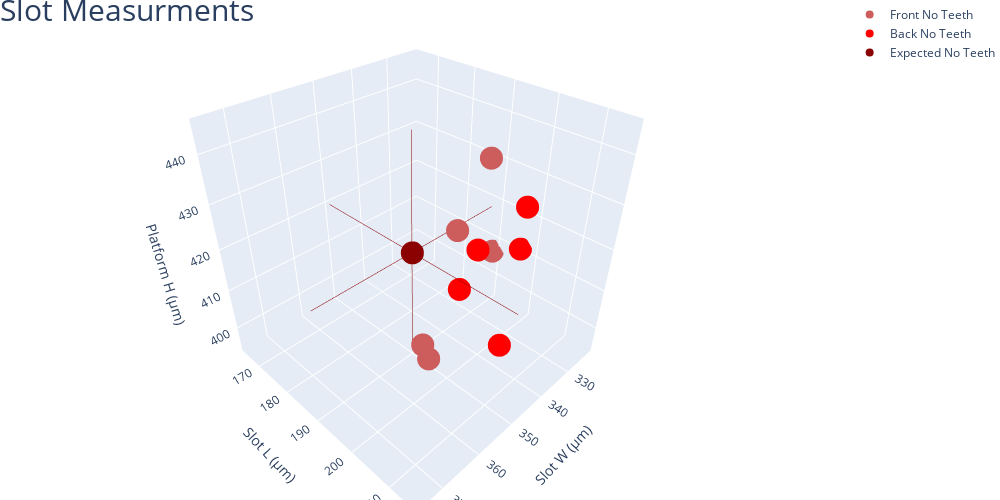

Write notebook code for a chart like this one.
### Code cell
meas = io.StringIO()

fig = go.Figure()

# Add traces



fig.add_trace(go.Scatter3d(x = w_ntf, y = l_ntf, z = h_ntf,
                    marker_color= 'indianred',
                    mode='markers',
                    name='Front No Teeth'))

fig.add_trace(go.Scatter3d(x = w_ntb, y = l_ntb, z = h_ntb,
                    marker_color= 'red',
                    mode='markers',
                    name='Back No Teeth'))

fig.add_trace(go.Scatter3d(x = w_nte, y = l_nte, z = h_nte,
                    error_x=dict(type='constant',symmetric=True,
                    value=25), 
                    error_y=dict(type='constant',symmetric=True,
                    value=25),
                    error_z=dict(type='constant',symmetric=True,
                    value=25),
                    marker_color= 'darkred',
                    mode='markers',
                    name='Expected No Teeth'))

fig.update_layout(  title = {
                    'text': "Slot Measurments",
                    'y':1,
                    'x':0,
                    'xanchor': 'left',
                    'yanchor': 'top'}, 
                        title_font =dict(size=30),
                        title_pad=dict(l=0, r=0, t=0, b=0),
                    width =1000,
                    height =500,
                        scene = dict(
                        xaxis = dict(title = 'Slot W (μm)'),
                        yaxis = dict(title = 'Slot L (μm)' ),
                        zaxis = dict(title = 'Platform H (μm)'),
                    aspectmode = 'cube'),
                    margin=dict(l=0, r=0, t=0, b=0, pad = 0)
                    )


fig.show()

### Figure 1 — Plotly figure (JSON) as saved in the notebook; plotly's stock layout.template omitted (floating-point values rounded to 4 significant figures)
{"data": [{"marker": {"color": "indianred"}, "mode": "markers", "name": "Front No Teeth", "type": "scatter3d", "x": [322.4, 355.1, 331.1, 354, 338.5], "y": [189.3, 197.7, 193.2, 198.3, 191.7], "z": [406.9, 404.6, 434.6, 400.5, 420.7]}, {"marker": {"color": "red"}, "mode": "markers", "name": "Back No Teeth", "type": "scatter3d", "x": [342.3, 337.9, 327.7, 330.7, 322.7], "y": [206.9, 192.4, 200.4, 191.3, 196.9], "z": [402.5, 405.9, 425.5, 412.1, 411.4]}, {"error_x": {"symmetric": true, "type": "constant", "value": 25}, "error_y": {"symmetric": true, "type": "constant", "value": 25}, "error_z": {"symmetric": true, "type": "constant", "value": 25}, "marker": {"color": "darkred"}, "mode": "markers", "name": "Expected No Teeth", "type": "scatter3d", "x": [350, 350, 350, 350, 350], "y": [190, 190, 190, 190, 190], "z": [420, 420, 420, 420, 420]}], "layout": {"height": 500, "margin": {"b": 0, "l": 0, "pad": 0, "r": 0, "t": 0}, "scene": {"aspectmode": "cube", "xaxis": {"title": {"text": "Slot W (μm)"}}, "yaxis": {"title": {"text": "Slot L (μm)"}}, "zaxis": {"title": {"text": "Platform H (μm)"}}}, "title": {"font": {"size": 30}, "pad": {"b": 0, "l": 0, "r": 0, "t": 0}, "text": "Slot Measurments", "x": 0, "xanchor": "left", "y": 1, "yanchor": "top"}, "width": 1000}}
